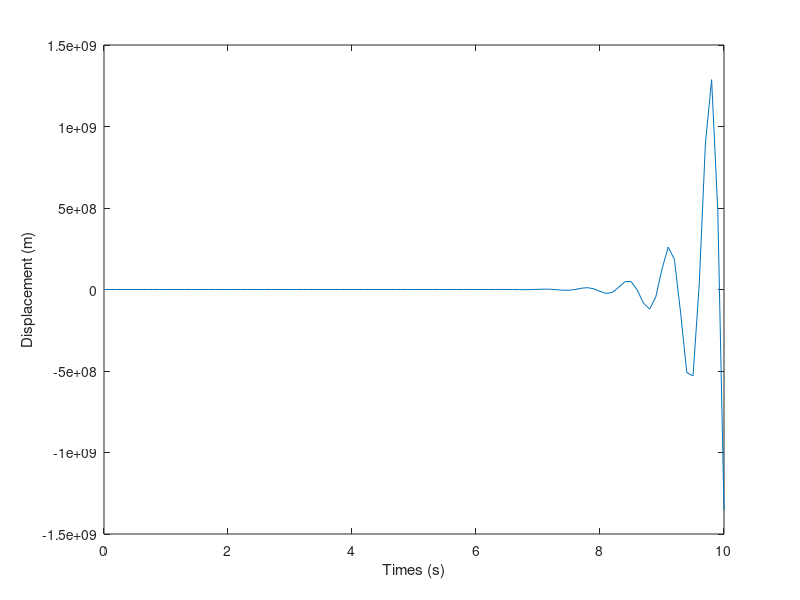

The MATLAB source for this figure:
% 基盤面の加速度 (G)
a = ones(1, 101);

% 初期条件入力 =0G
a(1) = 0;

% 基盤面の加速度 (m/s2)
a = a*9.81;

% 時刻t
t = (0:0.1:10);

plot(t, a)
xlabel('Time (s)')
ylabel('Ground acceleration (m/s2)')



% 時間増分（s） delta_t
delta_t = diff(t);

% ステップ数 nt
[mt, nt] = size(t);

% 質量m（kg）
m = 2*10^6;

% バネ定数（N/m）
k = 1*10^8;

% 減衰定数、土木構造物は0.02-0.05
gzai = 0.05;




% 減衰係数c
c = 2 * gzai * (m*k)^0.5;



% 外力増分 delt_p
delta_p = m * diff(a);

t2 = (0:0.1:9.9);

plot(t2, delta_p)
xlabel('Time (s)')
ylabel('Increment of external force (N)')

% Newmark-beta法
beta = 1/6; gamma = 1/2;


% ------- 初期化 -------%

% 変位（m）
x = zeros(1, nt);

% 速度（m/s）
xd = zeros(1, nt);

% 加速度（m/s2）
x2d = zeros(1, nt);

% ----------------------%


for n=1:nt-1

    dt = delta_t(n);
    dp = delta_p(n);

    A = m/(beta*dt^2)+gamma*c/(beta*dt)+k;

    B = (m/(beta*dt)+gamma*c/beta)*xd(n)...
          +(m/(2*beta)-dt*c*(1-gamma/(2*beta)))*x2d(n)...
          +dp;

    delta_x = B/A;   % 変位増分


    % 変位増分から速度、加速度の増分を計算

    delta_x_2d = delta_x / (beta*dt^2) - xd(n) / (beta*dt) - x2d(n) / (2*beta);

    delta_x_d = gamma / (beta*dt) * delta_x - gamma / beta * xd(n) ...
                + (1 - gamma / (2*beta)) + dt * x2d(n);

    % 次ステップの変位
    x(n+1) = x(n) + delta_x;

    % 次ステップの速度
    xd(n+1) = xd(n) + delta_x_d;

    % 次ステップの加速度
    x2d(n+1) = x2d(n) + delta_x_2d;

end

x_max = max(x)
x_min = min(x)

plot(t, x)
xlabel('Times (s)')
ylabel('Displacement (m)');

print -dpng ./09/figure09-1

plot(t, xd)
xlabel('Times (s)')
ylabel('Velocity (m/s)');

plot(t, x2d)
xlabel('Times (s)')
ylabel('Acceleration (m/s2)');






